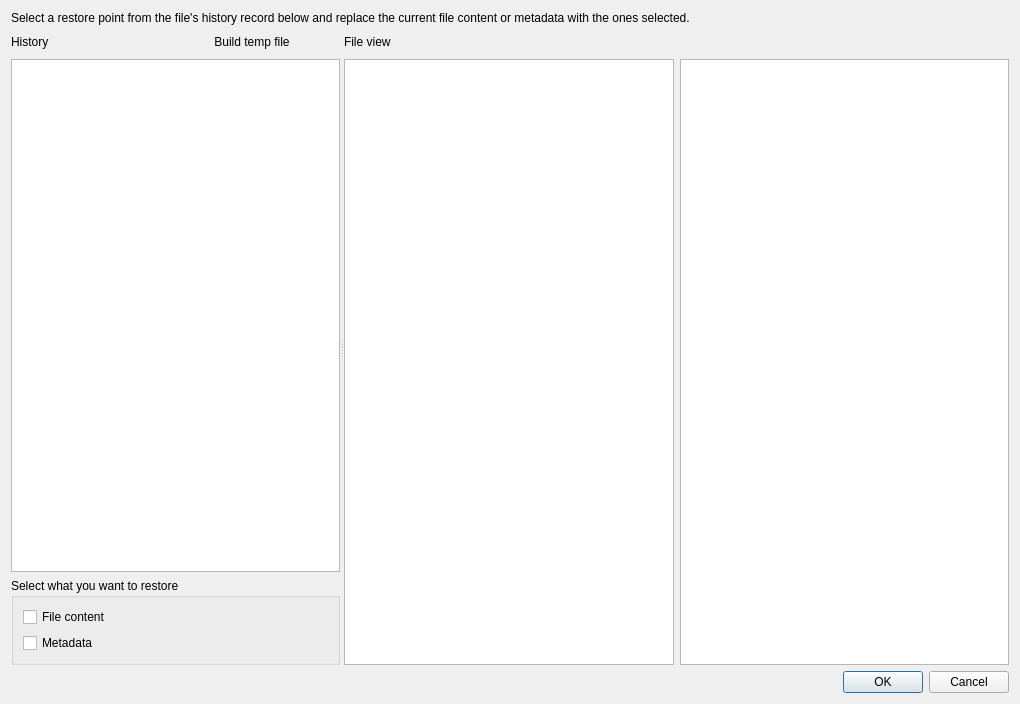
<?xml version="1.0" encoding="UTF-8"?>
<ui version="4.0">
 <class>EditHistory</class>
 <widget class="QDialog" name="EditHistory">
  <property name="geometry">
   <rect>
    <x>0</x>
    <y>0</y>
    <width>1020</width>
    <height>704</height>
   </rect>
  </property>
  <property name="windowTitle">
   <string>Edit history</string>
  </property>
  <layout class="QGridLayout" name="gridLayout">
   <item row="1" column="0">
    <widget class="QSplitter" name="splitter">
     <property name="orientation">
      <enum>Qt::Horizontal</enum>
     </property>
     <widget class="QWidget" name="layoutWidget">
      <layout class="QVBoxLayout" name="verticalLayout">
       <item>
        <layout class="QHBoxLayout" name="horizontalLayout">
         <item>
          <widget class="QLabel" name="label">
           <property name="text">
            <string>History</string>
           </property>
          </widget>
         </item>
         <item>
          <spacer name="horizontalSpacer">
           <property name="orientation">
            <enum>Qt::Horizontal</enum>
           </property>
           <property name="sizeHint" stdset="0">
            <size>
             <width>40</width>
             <height>20</height>
            </size>
           </property>
          </spacer>
         </item>
         <item>
          <widget class="QPushButton" name="Complile">
           <property name="text">
            <string>Build temp file</string>
           </property>
           <property name="icon">
            <iconset theme="MediaPlaybackStart"/>
           </property>
           <property name="flat">
            <bool>true</bool>
           </property>
          </widget>
         </item>
         <item>
          <widget class="QPushButton" name="DeleteEntry">
           <property name="sizePolicy">
            <sizepolicy hsizetype="Fixed" vsizetype="Fixed">
             <horstretch>0</horstretch>
             <verstretch>0</verstretch>
            </sizepolicy>
           </property>
           <property name="text">
            <string/>
           </property>
           <property name="icon">
            <iconset theme="EditDelete"/>
           </property>
           <property name="flat">
            <bool>true</bool>
           </property>
          </widget>
         </item>
        </layout>
       </item>
       <item>
        <widget class="QListWidget" name="HistoryList">
         <property name="alternatingRowColors">
          <bool>true</bool>
         </property>
         <property name="horizontalScrollMode">
          <enum>QAbstractItemView::ScrollPerPixel</enum>
         </property>
         <property name="wordWrap">
          <bool>true</bool>
         </property>
        </widget>
       </item>
       <item>
        <widget class="QGroupBox" name="groupBox">
         <property name="title">
          <string>Select what you want to restore</string>
         </property>
         <layout class="QVBoxLayout" name="verticalLayout_3">
          <item>
           <widget class="QCheckBox" name="RestoreContent">
            <property name="text">
             <string>File content</string>
            </property>
           </widget>
          </item>
          <item>
           <widget class="QCheckBox" name="RestoreMetadata">
            <property name="text">
             <string>Metadata</string>
            </property>
           </widget>
          </item>
         </layout>
        </widget>
       </item>
      </layout>
     </widget>
     <widget class="QWidget" name="layoutWidget">
      <layout class="QVBoxLayout" name="verticalLayout_2">
       <item>
        <layout class="QHBoxLayout" name="horizontalLayout_2">
         <item>
          <widget class="QLabel" name="label_3">
           <property name="text">
            <string>File view</string>
           </property>
          </widget>
         </item>
         <item>
          <spacer name="horizontalSpacer_2">
           <property name="orientation">
            <enum>Qt::Horizontal</enum>
           </property>
           <property name="sizeHint" stdset="0">
            <size>
             <width>40</width>
             <height>20</height>
            </size>
           </property>
          </spacer>
         </item>
         <item>
          <widget class="QPushButton" name="TexButton">
           <property name="sizePolicy">
            <sizepolicy hsizetype="Fixed" vsizetype="Fixed">
             <horstretch>0</horstretch>
             <verstretch>0</verstretch>
            </sizepolicy>
           </property>
           <property name="text">
            <string/>
           </property>
           <property name="icon">
            <iconset theme="LatexGonfig"/>
           </property>
           <property name="checkable">
            <bool>true</bool>
           </property>
           <property name="flat">
            <bool>true</bool>
           </property>
           <attribute name="buttonGroup">
            <string notr="true">buttonGroup</string>
           </attribute>
          </widget>
         </item>
         <item>
          <widget class="QPushButton" name="PdfButton">
           <property name="sizePolicy">
            <sizepolicy hsizetype="Fixed" vsizetype="Fixed">
             <horstretch>0</horstretch>
             <verstretch>0</verstretch>
            </sizepolicy>
           </property>
           <property name="text">
            <string/>
           </property>
           <property name="icon">
            <iconset theme="Pdf2"/>
           </property>
           <property name="checkable">
            <bool>true</bool>
           </property>
           <property name="flat">
            <bool>true</bool>
           </property>
           <attribute name="buttonGroup">
            <string notr="true">buttonGroup</string>
           </attribute>
          </widget>
         </item>
         <item>
          <widget class="QPushButton" name="MetadataButton">
           <property name="text">
            <string/>
           </property>
           <property name="icon">
            <iconset theme="Table"/>
           </property>
           <property name="checkable">
            <bool>true</bool>
           </property>
           <property name="flat">
            <bool>true</bool>
           </property>
           <attribute name="buttonGroup">
            <string notr="true">buttonGroup</string>
           </attribute>
          </widget>
         </item>
        </layout>
       </item>
       <item>
        <widget class="QStackedWidget" name="stackedWidget">
         <property name="currentIndex">
          <number>0</number>
         </property>
         <widget class="QWidget" name="page">
          <layout class="QGridLayout" name="gridLayout_2">
           <property name="leftMargin">
            <number>0</number>
           </property>
           <property name="topMargin">
            <number>0</number>
           </property>
           <property name="rightMargin">
            <number>0</number>
           </property>
           <property name="bottomMargin">
            <number>0</number>
           </property>
           <item row="0" column="0">
            <widget class="LatexTextEdit" name="FileContent"/>
           </item>
           <item row="0" column="1">
            <widget class="LatexTextEdit" name="CurrentFileContent"/>
           </item>
          </layout>
         </widget>
         <widget class="QWidget" name="page_2">
          <layout class="QGridLayout" name="gridLayout_3">
           <property name="leftMargin">
            <number>0</number>
           </property>
           <property name="topMargin">
            <number>0</number>
           </property>
           <property name="rightMargin">
            <number>0</number>
           </property>
           <property name="bottomMargin">
            <number>0</number>
           </property>
          </layout>
         </widget>
         <widget class="QWidget" name="page_3">
          <layout class="QGridLayout" name="gridLayout_4">
           <property name="leftMargin">
            <number>0</number>
           </property>
           <property name="topMargin">
            <number>0</number>
           </property>
           <property name="rightMargin">
            <number>0</number>
           </property>
           <property name="bottomMargin">
            <number>0</number>
           </property>
           <item row="0" column="0">
            <widget class="QTableWidget" name="MetadataTable"/>
           </item>
          </layout>
         </widget>
        </widget>
       </item>
      </layout>
     </widget>
    </widget>
   </item>
   <item row="2" column="0">
    <widget class="QDialogButtonBox" name="buttonBox">
     <property name="orientation">
      <enum>Qt::Horizontal</enum>
     </property>
     <property name="standardButtons">
      <set>QDialogButtonBox::Cancel|QDialogButtonBox::Ok</set>
     </property>
    </widget>
   </item>
   <item row="0" column="0">
    <widget class="QLabel" name="label_2">
     <property name="sizePolicy">
      <sizepolicy hsizetype="Preferred" vsizetype="Fixed">
       <horstretch>0</horstretch>
       <verstretch>0</verstretch>
      </sizepolicy>
     </property>
     <property name="text">
      <string>Select a restore point from the file's history record below and replace the current file content or metadata with the ones selected.</string>
     </property>
    </widget>
   </item>
  </layout>
 </widget>
 <customwidgets>
  <customwidget>
   <class>LatexTextEdit</class>
   <extends>QTextEdit</extends>
   <header>latexeditorwidget.h</header>
  </customwidget>
 </customwidgets>
 <resources/>
 <connections>
  <connection>
   <sender>buttonBox</sender>
   <signal>accepted()</signal>
   <receiver>EditHistory</receiver>
   <slot>accept()</slot>
   <hints>
    <hint type="sourcelabel">
     <x>248</x>
     <y>254</y>
    </hint>
    <hint type="destinationlabel">
     <x>157</x>
     <y>274</y>
    </hint>
   </hints>
  </connection>
  <connection>
   <sender>buttonBox</sender>
   <signal>rejected()</signal>
   <receiver>EditHistory</receiver>
   <slot>reject()</slot>
   <hints>
    <hint type="sourcelabel">
     <x>316</x>
     <y>260</y>
    </hint>
    <hint type="destinationlabel">
     <x>286</x>
     <y>274</y>
    </hint>
   </hints>
  </connection>
 </connections>
 <buttongroups>
  <buttongroup name="buttonGroup"/>
 </buttongroups>
</ui>
